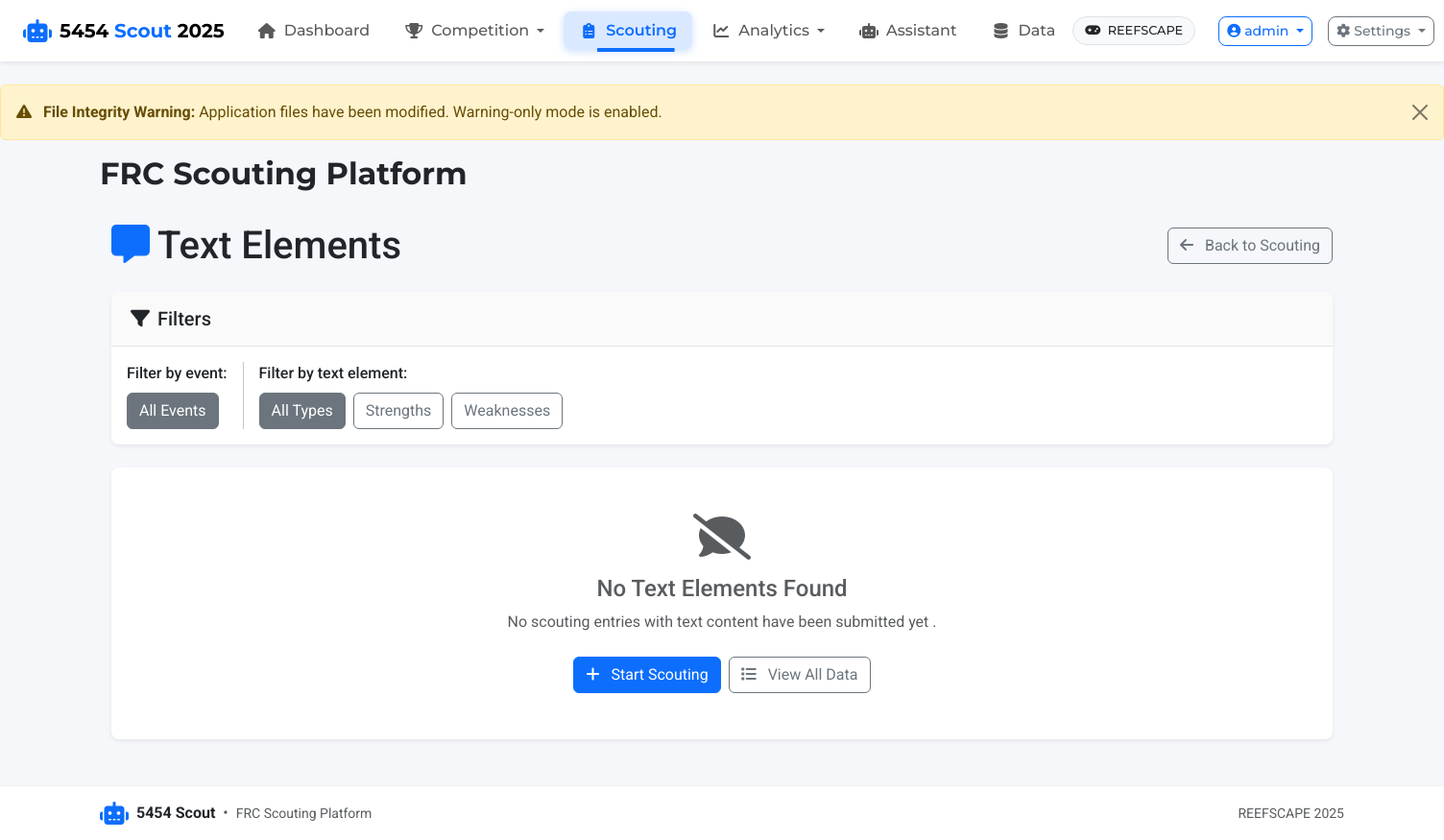
The app's page /scouting/text-elements (signed in), older data.
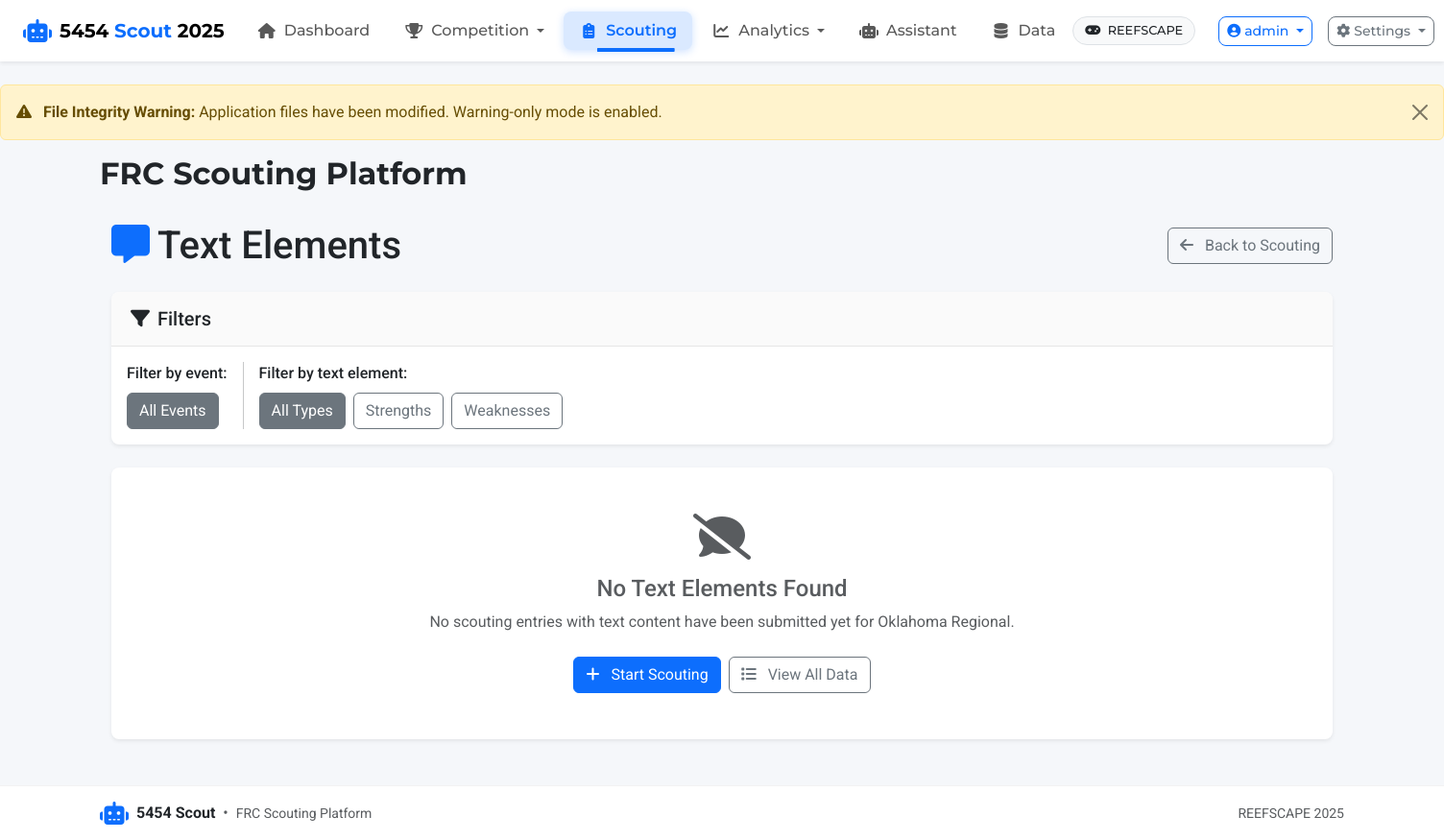
The same page, newer data.
### app/models.py (models this page shows, shortened)
class Event(db.Model):
    id = db.Column(db.Integer, primary_key=True)
    name = db.Column(db.String(100), nullable=False)
    code = db.Column(db.String(20), unique=True)  # Event code like "CALA" or "NYRO"
    location = db.Column(db.String(100))
    start_date = db.Column(db.Date)
    end_date = db.Column(db.Date)
    year = db.Column(db.Integer, nullable=False)
    matches = db.relationship('Match', backref='event', lazy=True)

### app/routes/scouting.py (the view, shortened to what this page needs)
@bp.route('/text-elements')
@login_required
def view_text_elements():
    game_config = current_app.config['GAME_CONFIG']
    current_event_code = game_config.get('current_event_code')
    current_event = None
    if current_event_code:
        current_event = Event.query.filter_by(code=current_event_code).first()
    text_elements = game_config.get('post_match', {}).get('text_elements', [])
    if not text_elements:
        flash('No text elements are configured in the game configuration.', 'info')
        return redirect(url_for('scouting.index'))
    query = (ScoutingData.query
             .join(Match)
             .join(Event)
             .join(Team)
             .order_by(ScoutingData.timestamp.desc()))
    if current_event:
        query = query.filter(Event.id == current_event.id)
    all_scouting_data = query.all()
    scouting_entries_with_text = []
    events = (Event.query
             .join(Match)
             .join(ScoutingData)
             .distinct()
             .order_by(Event.name)
             .all())
    return render_template('scouting/text_elements.html',
                         scouting_entries=scouting_entries_with_text,
                         text_elements=text_elements,
                         events=events,
                         current_event=current_event,
                         game_config=game_config)

### app/models.py (called while the page is built)
    def has_role(self, role_name):
        return any(role.name == role_name for role in self.roles)

### app/routes/auth.py (called while the page is built)
@bp.app_context_processor
def inject_auth_vars():
    return {
        'current_user': current_user,
        'user_has_role': lambda role: current_user.is_authenticated and current_user.has_role(role)
    }

### run.py (called while the page is built)
@app.before_request
def check_first_run():
    if not User.query.first() and request.path != '/auth/login':
        flash('Database is being initialized. Please wait...', 'info')
        return redirect(url_for('auth.login'))

### app/templates/scouting/text_elements.html (shortened to what the changed rows need)
{% extends "base.html" %}
{% block content %}
<div class="container">
    <div class="d-flex justify-content-between align-items-center mb-4">
        <h1 class="mb-0">
            <i class="fas fa-comment-alt text-primary me-2"></i>Text Elements
        </h1>
    </div>
    {% if scouting_entries %}
    <div class="card">
        <div class="card-header bg-primary text-white">
            <h5 class="mb-0">
                <i class="fas fa-list me-2"></i>Text Elements Submitted
                {% if current_event %}
                <span class="badge bg-light text-primary ms-2">{{ current_event.code }}</span>
                {% endif %}
            </h5>
        </div>
        <div class="card-body p-0">
            <div class="table-responsive">
                <table class="table table-hover mb-0">
                    <thead class="table-light">
                        <tr>
                            <th width="120">Team</th>
                            <th width="150">Match</th>
                            <th width="120">Alliance</th>
                            <th width="150">Scout</th>
                            <th width="140">Timestamp</th>
                            <th>Text Content</th>
                            <th width="100">Actions</th>
                        </tr>
                    </thead>
                    <tbody id="text-entries-tbody">
                        {% for item in scouting_entries %}
                        {% set entry = item.entry %}
                        {% set text_data = item.text_data %}
                        <tr class="text-entry-row" data-event-code="{{ entry.match.event.code }}">
                            <td>
                                <a href="{{ url_for('teams.view', team_number=entry.team.team_number) }}" class="text-decoration-none">
                                    <strong>{{ entry.team.team_number }}</strong>
                                </a>
                            </td>
                            <td>
                                <span class="badge bg-secondary small">{{ entry.match.event.code }}</span><br>
                                <span class="badge {% if entry.match.match_type == 'Qualification' %}bg-primary{% elif entry.match.match_type == 'Playoff' %}bg-danger{% elif entry.match.match_type == 'Practice' %}bg-success{% else %}bg-secondary{% endif %} small">
                                    {{ entry.match.match_type }}
                                </span>
                                <span class="text-muted small">{{ entry.match.match_number }}</span>
                            </td>
                            <td>
                                <span class="badge {% if entry.alliance == 'red' %}bg-danger{% elif entry.alliance == 'blue' %}bg-primary{% else %}bg-secondary{% endif %}">
                                    {{ entry.alliance.title() }}
                                </span>
                            </td>
                            <td class="small">
                                {{ entry.scout_name or 'Unknown' }}
                            </td>
                            <td class="small text-muted">
                                {{ entry.timestamp.strftime('%m/%d/%Y %H:%M') }}
                            </td>
                            <td>
                                <div class="text-content-container">
                                    {% for element in text_elements %}
                                        {% set element_id = element.id %}
                                        {% if text_data.get(element_id) %}
                                        <div class="text-element-entry mb-2" data-element-id="{{ element_id }}">
                                            <div class="d-flex align-items-start">
                                                <span class="badge bg-info me-2 flex-shrink-0">{{ element.name }}</span>
                                                <div class="text-content">
                                                    {% if element.multiline %}
                                                        <div class="text-content-preview" style="max-height: 4em; overflow: hidden; text-overflow: ellipsis;">
                                                            {{ text_data[element_id]|truncate(200) }}
                                                        </div>
                                                        {% if text_data[element_id]|length > 200 %}
                                                        <button class="btn btn-link btn-sm p-0 expand-text" data-bs-toggle="modal" data-bs-target="#textModal{{ entry.id }}_{{ element_id }}">
                                                            <small>Read more...</small>
                                                        </button>
                                                        {% endif %}
                                                    {% else %}
                                                        <span class="text-content-single">{{ text_data[element_id] }}</span>
                                                    {% endif %}
                                                </div>
                                            </div>
                                        </div>
                                        {% if element.multiline and text_data[element_id]|length > 200 %}
                                        <div class="modal fade" id="textModal{{ entry.id }}_{{ element_id }}" tabindex="-1" aria-hidden="true">
                                            <div class="modal-dialog modal-lg">
                                                <div class="modal-content">
                                                    <div class="modal-header">
                                                        <h5 class="modal-title">
                                                            <i class="fas fa-comment-alt me-2"></i>{{ element.name }}
                                                            <span class="text-muted ms-2">- Team {{ entry.team.team_number }}</span>
                                                        </h5>
                                                        <button type="button" class="btn-close" data-bs-dismiss="modal" aria-label="Close"></button>
                                                    </div>
                                                    <div class="modal-body">
                                                        <div class="alert alert-info">
                                                            <div class="row">
                                                                <div class="col-md-6">
                                                                    <strong>Team:</strong> {{ entry.team.team_number }} - {{ entry.team.team_name }}<br>
                                                                    <strong>Match:</strong> {{ entry.match.match_type }} {{ entry.match.match_number }}
                                                                </div>
                                                                <div class="col-md-6">
                                                                    <strong>Scout:</strong> {{ entry.scout_name or 'Unknown' }}<br>
                                                                    <strong>Time:</strong> {{ entry.timestamp.strftime('%m/%d/%Y %H:%M') }}
                                                                </div>
                                                            </div>
                                                        </div>
                                                        <div class="text-content-full">
                                                            <pre class="bg-light p-3 rounded">{{ text_data[element_id] }}</pre>
                                                        </div>
                                                    </div>
                                                    <div class="modal-footer">
                                                        <button type="button" class="btn btn-secondary" data-bs-dismiss="modal">Close</button>
                                                        <a href="{{ url_for('scouting.view_data', id=entry.id) }}" class="btn btn-primary">
                                                            <i class="fas fa-eye me-2"></i>View Full Entry
                                                        </a>
                                                    </div>
                                                </div>
                                            </div>
                                        </div>
                                        {% endif %}
                                        {% endif %}
                                    {% endfor %}
                                </div>
                            </td>
                            <td>
                                <div class="btn-group-vertical btn-group-sm" role="group">
                                    <a href="{{ url_for('scouting.view_data', id=entry.id) }}"
                                       class="btn btn-outline-primary btn-sm" title="View Full Entry">
                                        <i class="fas fa-eye"></i>
                                    </a>
                                    <a href="{{ url_for('scouting.scouting_form', team_id=entry.team_id, match_id=entry.match_id) }}"
                                       class="btn btn-outline-warning btn-sm" title="Edit Entry">
                                        <i class="fas fa-edit"></i>
                                    </a>
                                </div>
                            </td>
                        </tr>
                        {% endfor %}
                    </tbody>
                </table>
            </div>
        </div>
        <div class="card-footer bg-light">
            <div class="d-flex justify-content-between align-items-center">
                <span id="entries-count">Total entries: {{ scouting_entries|length }}</span>
                <div class="btn-group" role="group">
                    <a href="{{ url_for('data.export_excel') }}" class="btn btn-success btn-sm">
                        <i class="fas fa-file-excel me-2"></i> Export to Excel
                    </a>
                    <a href="{{ url_for('scouting.list_data') }}" class="btn btn-outline-primary btn-sm">
                        <i class="fas fa-list me-2"></i> All Scouting Data
                    </a>
                </div>
            </div>
        </div>
    </div>
    {% else %}
    <div class="card">
        <div class="card-body text-center py-5">
            <i class="fas fa-comment-slash fa-3x text-muted mb-3"></i>
            <h4 class="text-muted">No Text Elements Found</h4>
            <p class="text-muted mb-4">
                No scouting entries with text content have been submitted yet
                {% if current_event %}for {{ current_event.name }}{% endif %}.
            </p>
            <div class="d-grid gap-2 d-md-flex justify-content-md-center">
                <a href="{{ url_for('scouting.scouting_form') }}" class="btn btn-primary">
                </a>
                <a href="{{ url_for('scouting.list_data') }}" class="btn btn-outline-secondary">
                </a>
            </div>
        </div>
    </div>
    {% endif %}
</div>
{% endblock %}

Row changes from the older to the newer data that the page shows:
added Event: name "Oklahoma Regional"
Text that changed along with them:
text now shown: "for"
